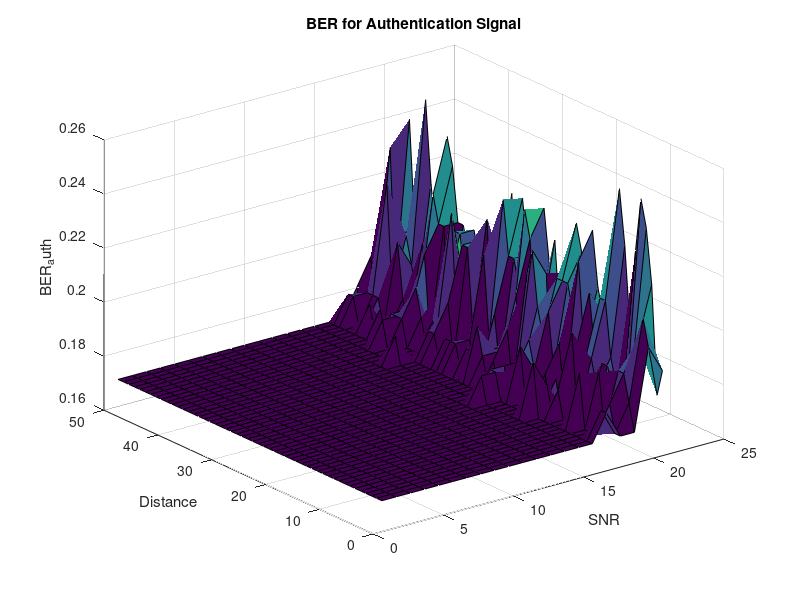

The MATLAB script that drew this image:
clear all;
clc;

n_rounds = 50; % Number of simulation rounds
% Over class of Bluetooth, we have the following:
% Class 1 = 20 dB in power and expected distance of 100 m.
% Here, we establish an avg range in which to send 10 dB of 50 m.,
% according to Bluetooth class 1

% Definition of SNR
SNR_min = 10; % Minimum SNR in dB
SNR_max = 30; % Maximum SNR in dB
SNR_step = -1; % SNR step size
SNR = SNR_max:SNR_step:SNR_min;
power = 10.^(SNR/10);

% Define signal parameters
signal_length = 100; % Length of the signals
% Determine min and max power (over range of Bluetooth and its bounds)
% Ideally, between avg value (-20; 20) is for all Bluetooth
power_X = -10; % Power for bit 0
power_Y = 10; % Power for bit 1

std_th_minus = power_X;
std_th_plus = power_Y;

% Fixed threshold for authentication signal: assuming this is lower than
% the original signal, since auth + data gives received signal
std_th_auth_plus = +5;
std_th_auth_minus = -5;

% Initialize signals
data_signal = zeros(1, signal_length);
authentication_signal = zeros(1, signal_length);

% Generate data signal
binary_data = randi([0, 1], 1, signal_length); % Binary form
% "Real" form - Assigning to each bit its value of relativ power 
for i = 1:signal_length
    if binary_data(i) == 1
        data_signal(i) = power_Y;
    else
        data_signal(i) = power_X;
    end
end

% Generate authentication signal
binary_auth = randi([0, 1], 1, signal_length);
for i = 1:signal_length
    if binary_auth(i) == 1
        authentication_signal(i) = std_th_auth_plus;
    else
        authentication_signal(i) = std_th_auth_minus;
    end
end

% Plot of auth and data signals (utility)
% figure;
% subplot(2, 1, 1);
% plot(data_signal);
% title('Data Signal');
% xlabel('Time'); % assuming we send a bit each second
% ylabel('Power');
% 
% subplot(2, 1, 2);
% plot(authentication_signal);
% title('Authentication Signal');
% xlabel('Time');
% ylabel('Power');

% Definition of simulation parameters
% Distance = max. 50 m. with step 1 (from 1 to 50)
% FA rate = increasing rate
% MD rate = increasing rate

% When FA increases, MD decreases
% Conversely, when FA decreases, MD increases
% FA is important but slightly less than MD
% The second one allows to find how many errors we do
% because false positives are slightly different problems

% Conventionally and looking at other sims, we find value to
% be beneath the decimal threshold

% Define simulation parameters
max_distance = 50; % Maximum distance in meters

% Initialize arrays to store target FA and MD rates
target_FA_rates = zeros(1, max_distance);
target_MD_rates = zeros(1, max_distance);

% Generate target FA and MD rates for each distance
for distance = 1:max_distance
    % Define ranges for FA rates
    min_FA_rate = 0.01; % Minimum FA rate
    max_FA_rate = 0.3; % Maximum FA rate
    
    % Define ranges for MD rates
    min_MD_rate = 0.1; % Minimum MD rate
    max_MD_rate = 0.5; % Maximum MD rate
    
    % Generate target MD and FA rates with increasing rate for each distance
    distance_increment = (max_MD_rate - min_MD_rate) / 50;
    target_MD_rates(distance) = min_MD_rate + (distance - 1) * distance_increment;
    target_FA_rates(distance) = min_FA_rate + (distance - 1) * distance_increment;
end

% Initialize signal S
S = zeros(1, signal_length);

% Combine signals bit by bit
for i = 1:signal_length
    % Combine bits from data_signal and authentication_signal
    S(i) = data_signal(i) + authentication_signal(i);
end

% 10 (data bit 1) + (-5) (auth bit 0) = 5 (discordant bits)
% -10 (data bit 0) + (-5) (auth bit 0) = -15 (concordant bits)
% -10 (data bit 0) + (5) (auth bit 1) = 5 (discordant bits)

% Plot the combined signal (this is the sent signal) - utility once again
% figure;
% plot(S);
% title('Combined Signal (S)');
% xlabel('Time');
% ylabel('Power');

% Assuming center is 0 (given the signal is -10 and 10)
center = 0;

received_data=[];
received_auth=[];

wrong_auth_bits = 0;
wrong_data_bits = 0;

n_allowed_bits_auth = 3;

BER_data_vec = zeros(max_distance, length(SNR));
BER_auth_vec = zeros(max_distance, length(SNR));

% Loop through each distance
for j = 1:max_distance
    % Loop through each SNR level
    for k = 1:length(SNR)
        % Initialize arrays to store received data and authentication bits
        received_data = zeros(1, signal_length);
        received_auth = zeros(1, signal_length);
        
        % Generate the received signal by adding AWGN
        received_signal = awgn(S, SNR(k));

        wrong_data_bits = 0;
        wrong_auth_bits = 0;

        %% VARIABLE THRESHOLDS DEFINITION
            
        % First, there is the variable thresholds settings
        
        % Assuming received_signal is already defined as a vector of values
        HH = max(received_signal);    % high high
        LL = min(received_signal);    % low low
        MH = HH/2;  % medium high
        ML = LL/2;  % medium low
        
        % Definition of nearest ML/LM variables
        % made to actually refine the finding of the 4 power values for
        % dynamic thresholding decoding
        nearest_MH = 0;
        nearest_ML = 0;
        
        for i = 1:length(received_signal)
            if received_signal(i) > center % assuming is 0 (in out case)
                if nearest_MH == 0
                    nearest_MH = received_signal(i);  % first value
                elseif abs(received_signal(i) - MH) < abs(nearest_MH - MH)
                    % MH is the theoretical midhigh point, then refined
                    % with the actual value when it is found between
                    % the actual high interval and the highest value
                    nearest_MH = received_signal(i);
                end
            else
                if nearest_ML == 0
                    nearest_ML = received_signal(i);  % first value
                elseif abs(received_signal(i) - ML) < abs(nearest_ML - ML)
                    nearest_ML = received_signal(i);
                    % ML is the theoretical midlow point, then refined
                    % with the actual value when it is found between
                    % the actual low interval and the lowest value
                end
            end
        end
            
        % Second, there is the actual decoding (names matching the drawing
        % in page 2 of 4 of Alessandro's notes of 24-04)
        
        T1 = HH;
        T2 = nearest_MH;
        T3 = nearest_ML;
        T4 = LL;
       
        %% FIXED THRESHOLDS DECODING
        
        % Loop through each bit in the received signal
        for i = 1:signal_length
            % Decode the received signal with fixed thresholds  
            % First, we decode the data and see the wrong bits for BER
            if received_signal(i) >= center 
                received_data(i) = 1;
                % Epsilon allows to retrieve error percentage - this value
                % is strictly dependent on the min/max value of auth
                % signal, given it's the smaller signal
                if round(received_signal(i)) == std_th_auth_plus
                    received_auth(i) = 0;                
                else
                    received_auth(i) = 1;                
                end
            elseif received_signal(i) < center
                received_data(i) = 0;
                if round(received_signal(i)) == std_th_auth_minus
                    received_auth(i) = 1;                
                else
                    received_auth(i) = 0;                
                end
            end
        end

        % Checking the wrong bits in both signals (Hamming distance)
        for i = 1:signal_length
            if received_data(i) ~= binary_data(i) 
                wrong_data_bits = wrong_data_bits + 1;
            end
            if received_auth(i) ~= binary_auth(i) 
                wrong_auth_bits = wrong_auth_bits + 1;
            end
        end

        % Calculate BER for the current iteration
        BER_data = wrong_data_bits / signal_length;
        BER_auth = wrong_auth_bits / signal_length;

        disp(wrong_auth_bits)
        disp("END OF FIXED DECODING")
        
        %if wrong_auth_bits > n_allowed_bits_auth
            %% VARIABLE THRESHOLDS DECODING

            % Loop through each bit in the received signal
            for i = 1:signal_length
                % Decode the received signal with fixed thresholds  
                % First, we decode the data and see the wrong bits for BER
                if received_signal(i) >= center 
                    received_data(i) = 1;
                elseif received_signal(i) < center
                    received_data(i) = 0;
                end
                % First the 0 encoding
                if received_data(i) == 1 && received_signal(i) < T2
                    received_auth(i) = 0;
                end
                if received_data(i) == 0 && received_signal(i) > T4
                    received_auth(i) = 0;
                end
                % Then, the 1 encoding
                if received_data(i) == 1 && received_signal(i) < T1
                    received_auth(i) = 1;
                end
                if received_data(i) == 0 && received_signal(i) > T3
                    received_auth(i) = 1;
                end
            end

            % Checking the wrong bits in both signals (Hamming distance)
            for i = 1:signal_length
                if received_data(i) ~= binary_data(i) 
                    wrong_data_bits = wrong_data_bits + 1;
                end
                if received_auth(i) ~= binary_auth(i) 
                    wrong_auth_bits = wrong_auth_bits + 1;
                end
            end

            % Calculate BER for the current iteration considering 
            % the new variable thresholds decoding
            BER_data = wrong_data_bits / signal_length;
            BER_auth = wrong_auth_bits / signal_length;

            % Store BER values in the vectors
            BER_data_vec(j, k) = BER_data;
            BER_auth_vec(j, k) = BER_auth;

            disp(wrong_auth_bits)
            disp("END OF VARIABLE DECODING")
            disp("-----------------------------")
        %end
    end
end

%% TO DO - False alarm and missed detection
%% TO DO - Represent FA-MD as matrix form (distance x SNR)

% False alarm - authenticate signals
for j = 1:max_distance
    for k = 1:length(SNR)
        for f = 0.01:target_FA_rates
            
        end
    end
end

% Miss detection - non-authenticate signals
for j = 1:max_distance
    for k = 1:length(SNR)
        for f = 0.1:target_MD_rates
            
        end
    end
end

% Plot BER_data
% figure;
% surf(BER_data_vec);
% xlabel('SNR');
% ylabel('Distance');
% zlabel('BER_data');
% title('BER for Data Signal');

% Plot BER_auth
figure;
surf(BER_auth_vec);
xlabel('SNR');
ylabel('Distance');
zlabel('BER_auth');
title('BER for Authentication Signal');
